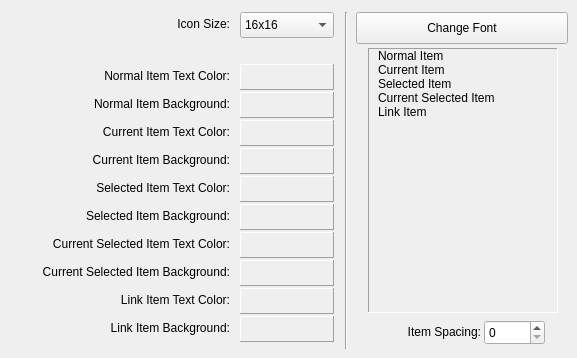
        <widget class="QWidget" name="appearanceTab">
         <attribute name="title">
          <string>Appearance</string>
         </attribute>
         <widget class="QComboBox" name="iconSizeComboBox">
          <property name="geometry">
           <rect>
            <x>240</x>
            <y>12</y>
            <width>94</width>
            <height>26</height>
           </rect>
          </property>
          <property name="focusPolicy">
           <enum>Qt::StrongFocus</enum>
          </property>
          <property name="toolTip">
           <string>Set Icon Size</string>
          </property>
          <property name="layoutDirection">
           <enum>Qt::LeftToRight</enum>
          </property>
          <item>
           <property name="text">
            <string>16x16</string>
           </property>
          </item>
          <item>
           <property name="text">
            <string>32x32</string>
           </property>
          </item>
          <item>
           <property name="text">
            <string>64x64</string>
           </property>
          </item>
         </widget>
         <widget class="QLabel" name="label">
          <property name="geometry">
           <rect>
            <x>8</x>
            <y>16</y>
            <width>222</width>
            <height>16</height>
           </rect>
          </property>
          <property name="text">
           <string>Icon Size:</string>
          </property>
          <property name="alignment">
           <set>Qt::AlignRight|Qt::AlignTrailing|Qt::AlignVCenter</set>
          </property>
         </widget>
         <widget class="QFrame" name="apperanceSeparator">
          <property name="geometry">
           <rect>
            <x>336</x>
            <y>12</y>
            <width>21</width>
            <height>337</height>
           </rect>
          </property>
          <property name="frameShape">
           <enum>QFrame::VLine</enum>
          </property>
          <property name="frameShadow">
           <enum>QFrame::Sunken</enum>
          </property>
         </widget>
         <widget class="QFrame" name="previewFrame">
          <property name="geometry">
           <rect>
            <x>368</x>
            <y>48</y>
            <width>190</width>
            <height>265</height>
           </rect>
          </property>
          <property name="toolTip">
           <string>Items Preview</string>
          </property>
          <property name="frameShape">
           <enum>QFrame::Panel</enum>
          </property>
          <property name="frameShadow">
           <enum>QFrame::Sunken</enum>
          </property>
          <layout class="QGridLayout" name="previewFrameLayout">
           <property name="margin">
            <number>0</number>
           </property>
           <property name="spacing">
            <number>0</number>
           </property>
           <item row="0" column="0">
            <layout class="QGridLayout" name="gridLayout_3">
             <property name="leftMargin">
              <number>2</number>
             </property>
             <property name="spacing">
              <number>0</number>
             </property>
             <item row="0" column="0">
              <widget class="QLabel" name="normalPreviewIcon">
               <property name="sizePolicy">
                <sizepolicy hsizetype="Minimum" vsizetype="Minimum">
                 <horstretch>0</horstretch>
                 <verstretch>0</verstretch>
                </sizepolicy>
               </property>
               <property name="text">
                <string/>
               </property>
               <property name="pixmap">
                <pixmap resource="../maxcommander.qrc">:/defaultIcon16x16</pixmap>
               </property>
              </widget>
             </item>
             <item row="0" column="1">
              <widget class="QLabel" name="normalPreviewLabel">
               <property name="sizePolicy">
                <sizepolicy hsizetype="MinimumExpanding" vsizetype="Minimum">
                 <horstretch>0</horstretch>
                 <verstretch>0</verstretch>
                </sizepolicy>
               </property>
               <property name="text">
                <string>Normal Item</string>
               </property>
               <property name="margin">
                <number>4</number>
               </property>
              </widget>
             </item>
            </layout>
           </item>
           <item row="1" column="0">
            <layout class="QGridLayout" name="gridLayout_4">
             <property name="leftMargin">
              <number>2</number>
             </property>
             <property name="spacing">
              <number>0</number>
             </property>
             <item row="0" column="0">
              <widget class="QLabel" name="currentPreviewIcon">
               <property name="sizePolicy">
                <sizepolicy hsizetype="Minimum" vsizetype="Minimum">
                 <horstretch>0</horstretch>
                 <verstretch>0</verstretch>
                </sizepolicy>
               </property>
               <property name="text">
                <string/>
               </property>
               <property name="pixmap">
                <pixmap resource="../maxcommander.qrc">:/defaultIcon16x16</pixmap>
               </property>
              </widget>
             </item>
             <item row="0" column="1">
              <widget class="QLabel" name="currentPreviewLabel">
               <property name="sizePolicy">
                <sizepolicy hsizetype="MinimumExpanding" vsizetype="Minimum">
                 <horstretch>0</horstretch>
                 <verstretch>0</verstretch>
                </sizepolicy>
               </property>
               <property name="text">
                <string>Current Item</string>
               </property>
               <property name="margin">
                <number>4</number>
               </property>
              </widget>
             </item>
            </layout>
           </item>
           <item row="2" column="0">
            <layout class="QGridLayout" name="gridLayout_5">
             <property name="leftMargin">
              <number>2</number>
             </property>
             <property name="spacing">
              <number>0</number>
             </property>
             <item row="0" column="0">
              <widget class="QLabel" name="selectedPreviewIcon">
               <property name="sizePolicy">
                <sizepolicy hsizetype="Minimum" vsizetype="Minimum">
                 <horstretch>0</horstretch>
                 <verstretch>0</verstretch>
                </sizepolicy>
               </property>
               <property name="text">
                <string/>
               </property>
               <property name="pixmap">
                <pixmap resource="../maxcommander.qrc">:/defaultIcon16x16</pixmap>
               </property>
              </widget>
             </item>
             <item row="0" column="1">
              <widget class="QLabel" name="selectedPreviewLabel">
               <property name="sizePolicy">
                <sizepolicy hsizetype="MinimumExpanding" vsizetype="Minimum">
                 <horstretch>0</horstretch>
                 <verstretch>0</verstretch>
                </sizepolicy>
               </property>
               <property name="text">
                <string>Selected Item</string>
               </property>
               <property name="margin">
                <number>4</number>
               </property>
              </widget>
             </item>
            </layout>
           </item>
           <item row="3" column="0">
            <layout class="QGridLayout" name="gridLayout_6">
             <property name="leftMargin">
              <number>2</number>
             </property>
             <property name="spacing">
              <number>0</number>
             </property>
             <item row="0" column="0">
              <widget class="QLabel" name="currentSelectedPreviewIcon">
               <property name="sizePolicy">
                <sizepolicy hsizetype="Minimum" vsizetype="Minimum">
                 <horstretch>0</horstretch>
                 <verstretch>0</verstretch>
                </sizepolicy>
               </property>
               <property name="text">
                <string/>
               </property>
               <property name="pixmap">
                <pixmap resource="../maxcommander.qrc">:/defaultIcon16x16</pixmap>
               </property>
              </widget>
             </item>
             <item row="0" column="1">
              <widget class="QLabel" name="currentSelectedPreviewLabel">
               <property name="sizePolicy">
                <sizepolicy hsizetype="MinimumExpanding" vsizetype="Minimum">
                 <horstretch>0</horstretch>
                 <verstretch>0</verstretch>
                </sizepolicy>
               </property>
               <property name="text">
                <string>Current Selected Item</string>
               </property>
               <property name="margin">
                <number>4</number>
               </property>
              </widget>
             </item>
            </layout>
           </item>
           <item row="4" column="0">
            <layout class="QGridLayout" name="gridLayout_7">
             <property name="leftMargin">
              <number>2</number>
             </property>
             <property name="spacing">
              <number>0</number>
             </property>
             <item row="0" column="0">
              <widget class="QLabel" name="linkPreviewIcon">
               <property name="sizePolicy">
                <sizepolicy hsizetype="Minimum" vsizetype="Minimum">
                 <horstretch>0</horstretch>
                 <verstretch>0</verstretch>
                </sizepolicy>
               </property>
               <property name="text">
                <string/>
               </property>
               <property name="pixmap">
                <pixmap resource="../maxcommander.qrc">:/defaultIcon16x16</pixmap>
               </property>
              </widget>
             </item>
             <item row="0" column="1">
              <widget class="QLabel" name="linkPreviewLabel">
               <property name="sizePolicy">
                <sizepolicy hsizetype="MinimumExpanding" vsizetype="Minimum">
                 <horstretch>0</horstretch>
                 <verstretch>0</verstretch>
                </sizepolicy>
               </property>
               <property name="text">
                <string>Link Item</string>
               </property>
               <property name="margin">
                <number>4</number>
               </property>
              </widget>
             </item>
            </layout>
           </item>
           <item row="5" column="0">
            <spacer name="verticalSpacer">
             <property name="orientation">
              <enum>Qt::Vertical</enum>
             </property>
             <property name="sizeHint" stdset="0">
              <size>
               <width>20</width>
               <height>114</height>
              </size>
             </property>
            </spacer>
           </item>
          </layout>
         </widget>
         <widget class="QLabel" name="label_3">
          <property name="geometry">
           <rect>
            <x>8</x>
            <y>68</y>
            <width>222</width>
            <height>16</height>
           </rect>
          </property>
          <property name="text">
           <string>Normal Item Text Color:</string>
          </property>
          <property name="alignment">
           <set>Qt::AlignRight|Qt::AlignTrailing|Qt::AlignVCenter</set>
          </property>
         </widget>
         <widget class="QLabel" name="label_4">
          <property name="geometry">
           <rect>
            <x>8</x>
            <y>96</y>
            <width>222</width>
            <height>16</height>
           </rect>
          </property>
          <property name="text">
           <string>Normal Item Background:</string>
          </property>
          <property name="alignment">
           <set>Qt::AlignRight|Qt::AlignTrailing|Qt::AlignVCenter</set>
          </property>
         </widget>
         <widget class="QLabel" name="label_5">
          <property name="geometry">
           <rect>
            <x>8</x>
            <y>124</y>
            <width>222</width>
            <height>16</height>
           </rect>
          </property>
          <property name="text">
           <string>Current Item Text Color:</string>
          </property>
          <property name="alignment">
           <set>Qt::AlignRight|Qt::AlignTrailing|Qt::AlignVCenter</set>
          </property>
         </widget>
         <widget class="QLabel" name="label_6">
          <property name="geometry">
           <rect>
            <x>8</x>
            <y>152</y>
            <width>222</width>
            <height>16</height>
           </rect>
          </property>
          <property name="text">
           <string>Current Item Background:</string>
          </property>
          <property name="alignment">
           <set>Qt::AlignRight|Qt::AlignTrailing|Qt::AlignVCenter</set>
          </property>
         </widget>
         <widget class="QLabel" name="label_7">
          <property name="geometry">
           <rect>
            <x>8</x>
            <y>180</y>
            <width>222</width>
            <height>16</height>
           </rect>
          </property>
          <property name="text">
           <string>Selected Item Text Color:</string>
          </property>
          <property name="alignment">
           <set>Qt::AlignRight|Qt::AlignTrailing|Qt::AlignVCenter</set>
          </property>
         </widget>
         <widget class="QLabel" name="label_8">
          <property name="geometry">
           <rect>
            <x>8</x>
            <y>208</y>
            <width>222</width>
            <height>16</height>
           </rect>
          </property>
          <property name="text">
           <string>Selected Item Background:</string>
          </property>
          <property name="alignment">
           <set>Qt::AlignRight|Qt::AlignTrailing|Qt::AlignVCenter</set>
          </property>
         </widget>
         <widget class="QLabel" name="label_9">
          <property name="geometry">
           <rect>
            <x>8</x>
            <y>292</y>
            <width>222</width>
            <height>16</height>
           </rect>
          </property>
          <property name="text">
           <string>Link Item Text Color:</string>
          </property>
          <property name="alignment">
           <set>Qt::AlignRight|Qt::AlignTrailing|Qt::AlignVCenter</set>
          </property>
         </widget>
         <widget class="QLabel" name="label_10">
          <property name="geometry">
           <rect>
            <x>8</x>
            <y>320</y>
            <width>222</width>
            <height>16</height>
           </rect>
          </property>
          <property name="text">
           <string>Link Item Background:</string>
          </property>
          <property name="alignment">
           <set>Qt::AlignRight|Qt::AlignTrailing|Qt::AlignVCenter</set>
          </property>
         </widget>
         <widget class="ColorPickerButton" name="normalColorButton">
          <property name="geometry">
           <rect>
            <x>240</x>
            <y>64</y>
            <width>94</width>
            <height>26</height>
           </rect>
          </property>
          <property name="focusPolicy">
           <enum>Qt::StrongFocus</enum>
          </property>
          <property name="toolTip">
           <string>Pick Normal Item Text Color</string>
          </property>
          <property name="frameShape">
           <enum>QFrame::Panel</enum>
          </property>
          <property name="frameShadow">
           <enum>QFrame::Raised</enum>
          </property>
         </widget>
         <widget class="ColorPickerButton" name="normalBackgroundButton">
          <property name="geometry">
           <rect>
            <x>240</x>
            <y>92</y>
            <width>94</width>
            <height>26</height>
           </rect>
          </property>
          <property name="focusPolicy">
           <enum>Qt::StrongFocus</enum>
          </property>
          <property name="frameShape">
           <enum>QFrame::Panel</enum>
          </property>
          <property name="frameShadow">
           <enum>QFrame::Raised</enum>
          </property>
         </widget>
         <widget class="ColorPickerButton" name="currentColorButton">
          <property name="geometry">
           <rect>
            <x>240</x>
            <y>120</y>
            <width>94</width>
            <height>26</height>
           </rect>
          </property>
          <property name="focusPolicy">
           <enum>Qt::StrongFocus</enum>
          </property>
          <property name="frameShape">
           <enum>QFrame::Panel</enum>
          </property>
          <property name="frameShadow">
           <enum>QFrame::Raised</enum>
          </property>
         </widget>
         <widget class="ColorPickerButton" name="currentBackgroundButton">
          <property name="geometry">
           <rect>
            <x>240</x>
            <y>148</y>
            <width>94</width>
            <height>26</height>
           </rect>
          </property>
          <property name="focusPolicy">
           <enum>Qt::StrongFocus</enum>
          </property>
          <property name="frameShape">
           <enum>QFrame::Panel</enum>
          </property>
          <property name="frameShadow">
           <enum>QFrame::Raised</enum>
          </property>
         </widget>
         <widget class="ColorPickerButton" name="selectedColorButton">
          <property name="geometry">
           <rect>
            <x>240</x>
            <y>176</y>
            <width>94</width>
            <height>26</height>
           </rect>
          </property>
          <property name="focusPolicy">
           <enum>Qt::StrongFocus</enum>
          </property>
          <property name="frameShape">
           <enum>QFrame::Panel</enum>
          </property>
          <property name="frameShadow">
           <enum>QFrame::Raised</enum>
          </property>
         </widget>
         <widget class="ColorPickerButton" name="selectedBackgroundButton">
          <property name="geometry">
           <rect>
            <x>240</x>
            <y>204</y>
            <width>94</width>
            <height>26</height>
           </rect>
          </property>
          <property name="focusPolicy">
           <enum>Qt::StrongFocus</enum>
          </property>
          <property name="frameShape">
           <enum>QFrame::Panel</enum>
          </property>
          <property name="frameShadow">
           <enum>QFrame::Raised</enum>
          </property>
         </widget>
         <widget class="ColorPickerButton" name="linkColorButton">
          <property name="geometry">
           <rect>
            <x>240</x>
            <y>288</y>
            <width>94</width>
            <height>26</height>
           </rect>
          </property>
          <property name="focusPolicy">
           <enum>Qt::StrongFocus</enum>
          </property>
          <property name="frameShape">
           <enum>QFrame::Panel</enum>
          </property>
          <property name="frameShadow">
           <enum>QFrame::Raised</enum>
          </property>
         </widget>
         <widget class="ColorPickerButton" name="linkBackgroundButton">
          <property name="geometry">
           <rect>
            <x>240</x>
            <y>316</y>
            <width>94</width>
            <height>26</height>
           </rect>
          </property>
          <property name="focusPolicy">
           <enum>Qt::StrongFocus</enum>
          </property>
          <property name="frameShape">
           <enum>QFrame::Panel</enum>
          </property>
          <property name="frameShadow">
           <enum>QFrame::Raised</enum>
          </property>
         </widget>
         <widget class="QLabel" name="label_16">
          <property name="geometry">
           <rect>
            <x>8</x>
            <y>236</y>
            <width>222</width>
            <height>16</height>
           </rect>
          </property>
          <property name="text">
           <string>Current Selected Item Text Color:</string>
          </property>
          <property name="alignment">
           <set>Qt::AlignRight|Qt::AlignTrailing|Qt::AlignVCenter</set>
          </property>
         </widget>
         <widget class="QLabel" name="label_17">
          <property name="geometry">
           <rect>
            <x>8</x>
            <y>264</y>
            <width>222</width>
            <height>16</height>
           </rect>
          </property>
          <property name="text">
           <string>Current Selected Item Background:</string>
          </property>
          <property name="alignment">
           <set>Qt::AlignRight|Qt::AlignTrailing|Qt::AlignVCenter</set>
          </property>
         </widget>
         <widget class="ColorPickerButton" name="currentSelectedColorButton">
          <property name="geometry">
           <rect>
            <x>240</x>
            <y>232</y>
            <width>94</width>
            <height>26</height>
           </rect>
          </property>
          <property name="focusPolicy">
           <enum>Qt::StrongFocus</enum>
          </property>
          <property name="frameShape">
           <enum>QFrame::Panel</enum>
          </property>
          <property name="frameShadow">
           <enum>QFrame::Raised</enum>
          </property>
         </widget>
         <widget class="ColorPickerButton" name="currentSelectedBackgroundButton">
          <property name="geometry">
           <rect>
            <x>240</x>
            <y>260</y>
            <width>94</width>
            <height>26</height>
           </rect>
          </property>
          <property name="focusPolicy">
           <enum>Qt::StrongFocus</enum>
          </property>
          <property name="frameShape">
           <enum>QFrame::Panel</enum>
          </property>
          <property name="frameShadow">
           <enum>QFrame::Raised</enum>
          </property>
         </widget>
         <widget class="QPushButton" name="changefontButton">
          <property name="geometry">
           <rect>
            <x>356</x>
            <y>12</y>
            <width>212</width>
            <height>32</height>
           </rect>
          </property>
          <property name="focusPolicy">
           <enum>Qt::StrongFocus</enum>
          </property>
          <property name="toolTip">
           <string>Change Font</string>
          </property>
          <property name="text">
           <string>Change Font</string>
          </property>
         </widget>
         <widget class="QSpinBox" name="spacingSpinBox">
          <property name="geometry">
           <rect>
            <x>484</x>
            <y>320</y>
            <width>61</width>
            <height>25</height>
           </rect>
          </property>
          <property name="maximum">
           <number>8</number>
          </property>
         </widget>
         <widget class="QLabel" name="label_20">
          <property name="geometry">
           <rect>
            <x>384</x>
            <y>324</y>
            <width>97</width>
            <height>16</height>
           </rect>
          </property>
          <property name="text">
           <string>Item Spacing:</string>
          </property>
          <property name="alignment">
           <set>Qt::AlignRight|Qt::AlignTrailing|Qt::AlignVCenter</set>
          </property>
         </widget>
        </widget>
